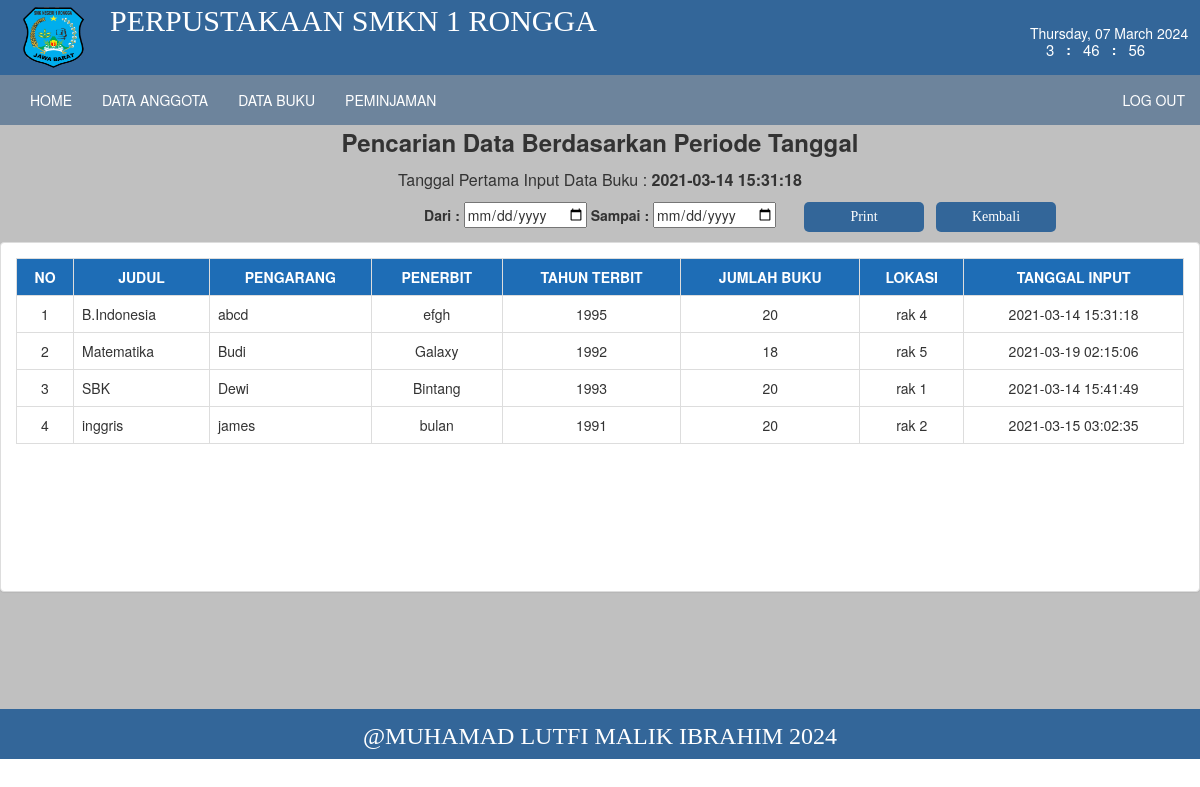
/perpus/index.php?page=rekapbuku (signed in), run on the app's committed database.
### tables this page shows
CREATE TABLE `buku` (
  `id` int(9) NOT NULL,
  `judul` varchar(255) NOT NULL,
  `pengarang` varchar(100) NOT NULL,
  `penerbit` varchar(150) NOT NULL,
  `thnterbit` varchar(25) NOT NULL,
  `jumlah` int(3) NOT NULL,
  `lokasi` enum('rak 1','rak 2','rak 3','rak 4','rak 5','rak 6') NOT NULL,
  `tglinput` timestamp NOT NULL DEFAULT current_timestamp() ON UPDATE current_timestamp()
);

### perpus/buku/rekapbuku.php (the view, shortened to what this page needs)
<head>
<!DOCTYPE html>
<html lang="en">
    <link href="css/bootstrap.min.css" rel="stylesheet">
    <link href="css/bootstrap.min.css" rel="stylesheet">
<link rel="stylesheet" type="text/css" href="css/style.css">
<link rel="stylesheet" type="text/css" href="css/tampil.css">
<link rel="stylesheet" type="text/css" href="css/btn.css">
</head>
<body>
<?php
include "koneksi.php";
  $query= "select * from buku";
  $tampil= $konek -> query($query);
  $a=$tampil -> fetch_array();
?>
<center>
<form action="index.php?page=printbuku" method="post" name="postform"><center>
  <p align="center"><font size="5"><b>Pencarian Data Berdasarkan Periode Tanggal</b></font></p>
  <p align="center"><font size="3">Tanggal Pertama Input Data Buku : <b><?php echo "$a[tglinput]"; ?></b></font></p>
<strong> Dari :</strong>&nbsp;<input type="date" name="tanggal_awal" required="">
  <strong> Sampai :</strong>&nbsp;<input type="date" name="tanggal_akhir" required="">
    <input type="submit" name="pencarian" value="Print" class="btnrekap">
    <input type="button" value="Kembali" class="btnrekap" style="margin-left: 11%;" onclick="history.go(-1);">
</form>
</center>
<div class="panel panel-default" style="min-height: 350px;">
<div class="panel-body">
<table class="table table-bordered">
<tr>
<th><center>No</center></th>
<th><center>Judul</center></th>
<th><center>Pengarang</center></th>
<th><center>Penerbit</center></th>
<th><center>Tahun Terbit</center></th>
<th><center>Jumlah Buku</center></th>
<th><center>Lokasi</center></th>
<th><center>Tanggal Input</center></th>
</tr>
<?php
include "koneksi.php";
$tampil =$konek -> query ("select * from buku");
while ($a= $tampil -> fetch_array()) {
@$no++;
echo "<tr>
    <td><center>$no</center></td>
    <td>$a[judul]</td>
    <td>$a[pengarang]</td>
    <td><center>$a[penerbit]</center></td>
    <td><center>$a[thnterbit]</center></td>
    <td><center>$a[jumlah]</center></td>
    <td><center>$a[lokasi]</center></td>
    <td><center>$a[tglinput]</center></td>
    ";
  }
?>
</table>
</div>
</div>
  </body>
</html>

### perpus/css/style.css (style rules this page uses)
body { background-color:white ; }

### perpus/css/btn.css (style rules this page uses)
.btnrekap { background: #336699; border-radius: 5px; padding: 5px; font-family: tahoma; text-decoration: none; width: 10%; color: #fff; position: absolute; left:67%; border: none; }

### perpus/css/tampil.css (style rules this page uses)
th { background: #1e6db6; color: #fff; text-transform: uppercase; }
.table { font-size: 1em; width: 100%; }

### data on the page
buku: tglinput "2021-03-14 15:31:18", judul "B.Indonesia", pengarang "abcd", penerbit "efgh", thnterbit "1995", jumlah "20", lokasi "rak 4"
buku: judul "Matematika", pengarang "Budi", penerbit "Galaxy", thnterbit "1992", jumlah "18", lokasi "rak 5", tglinput "2021-03-19 02:15:06"
buku: judul "SBK", pengarang "Dewi", penerbit "Bintang", thnterbit "1993", jumlah "20", lokasi "rak 1", tglinput "2021-03-14 15:41:49"
buku: judul "inggris", pengarang "james", penerbit "bulan", thnterbit "1991", jumlah "20", lokasi "rak 2", tglinput "2021-03-15 03:02:35"
